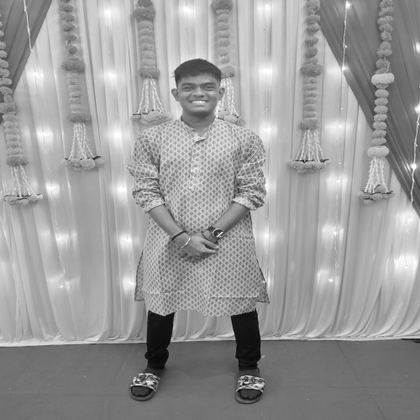
%> input picture img_3.tif, 420 x 420 px, shrunk from 500 x 500 before the run
$ octave LPF_Ideal_FreqDomain.m   (GNU Octave 9; MATLAB toolbox functions it lacks are replaced by stand-ins)
%> lines starting %> are read from the running program, lines starting %| are printed output that depends on the picture; in (x1, y1, x2, y2) boxes, pixels count from 0 and x2, y2 are one past the last pixel; in counts of white or black regions, pixels touching at a corner belong together; the program's own positions count from 1
%%%%%%% COMPUTING 2D DFT %%%%%%%%%%%%
clc,clear
f1 = double(imread('img_3.tif'));
%> f1: size 420x420x3 double; min 6, max 255, mean 154.7; mean of the top-left, top-right, bottom-left and bottom-right quarters 173.4, 161.9, 142.1, 141.5
[row,col] = size(f1);
%> row = 420; col = 1260
for x = 1:1:row
  for y = 1:1:col
    f(x,y) = f1(x,y) * (-1) ^ (x+y);
  endfor
endfor
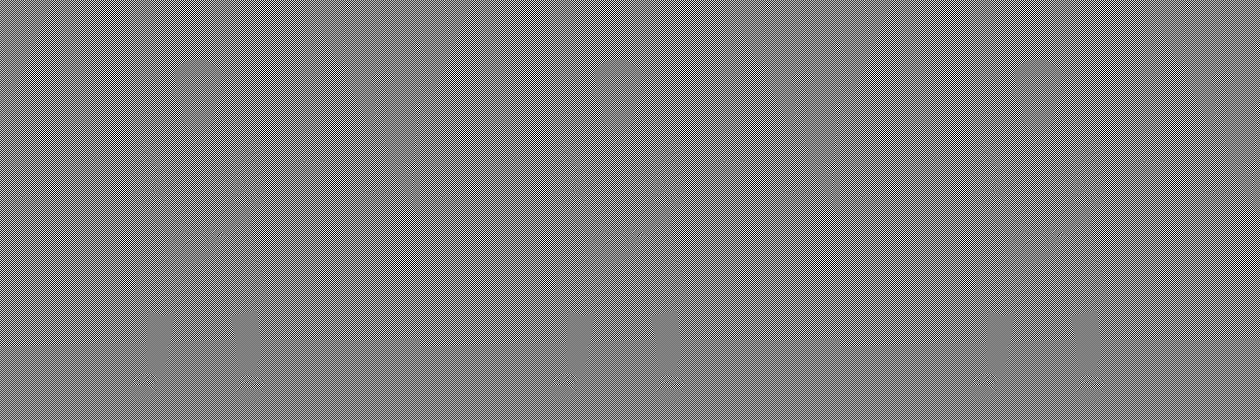
%> f: size 420x1260 double; min -255, max 255, mean 0; drawn with min black and max white
F = fft2(f);
figure(1), imshow(uint8(f1)), title("OG IMAGE")
figure(2), imagesc(log(1+abs(F))), title("MAG SPEC")
%> after `title("MAG SPEC")`:
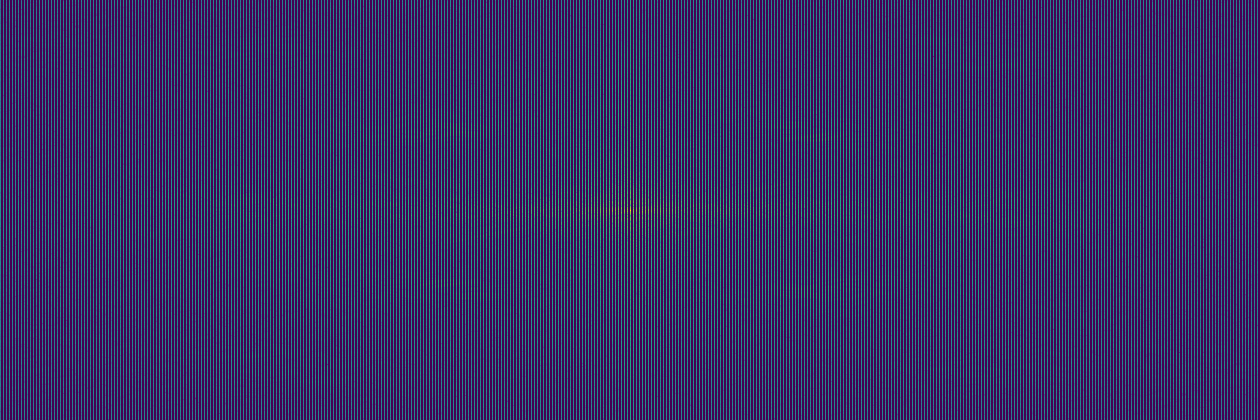
%> displayed picture: size 420x1260x3, on the screen's scale of 0 to 255; mean R, G, B 57, 47.7, 102.6

%%%%%%% COMPUTING 2D DFT ENDS %%%%%%%%%%%%

%%%%%%% DESIGNING OF H(u,v) %%%%%%%%%%%%
D0 = 35;
for u = 1:1:row
  for v = 1:1:col
    D(u,v) = sqrt((u-(row/2))^2 + (v-(col/2))^2);
    if D(u,v) <= D0
      H(u,v) = 1;
    else
      H(u,v) = 0;
    endif
  endfor
endfor
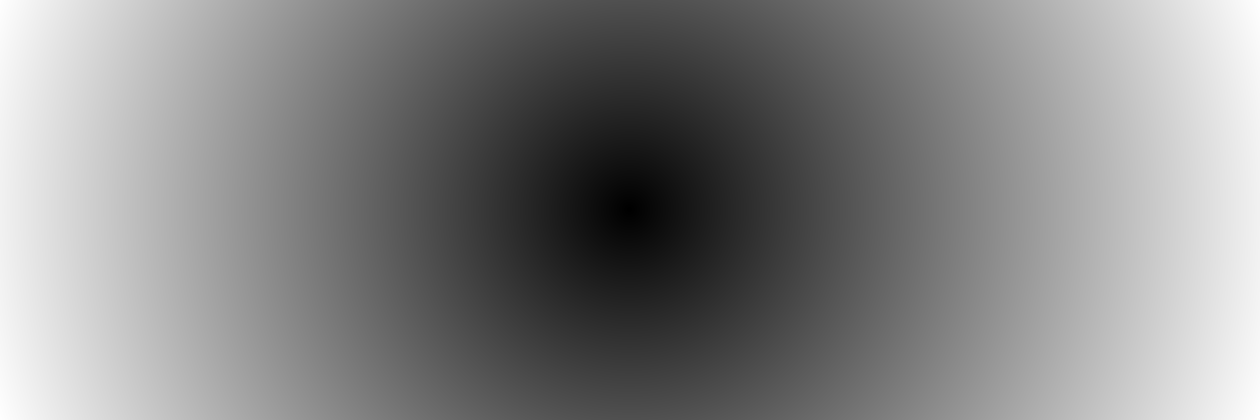
%> D: size 420x1260 double; min 0, max 664.1, mean 345.7; drawn with min black and max white
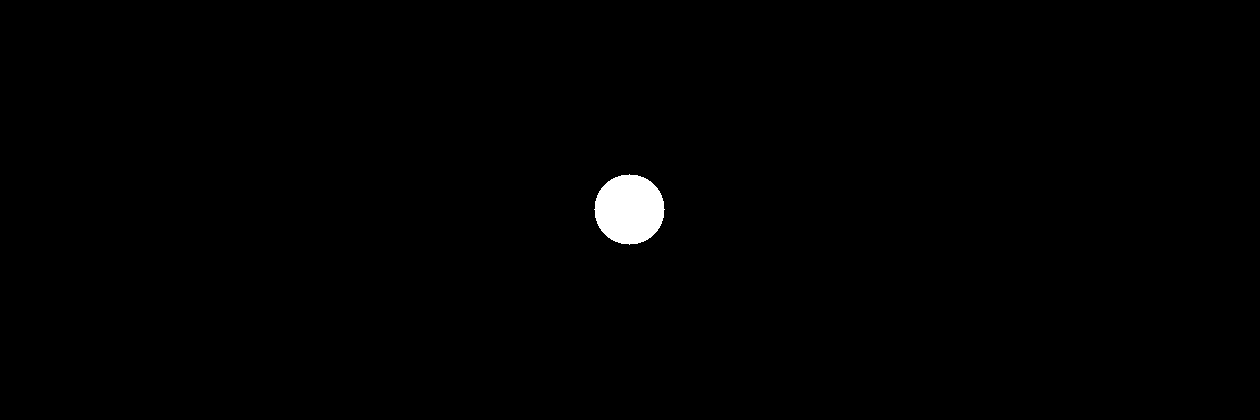
%> H: size 420x1260 double; values 0 (black) and 1 (white), 0.73% white; 1 white region, box (x1, y1, x2, y2) and area: (594, 174, 665, 245) 3853
figure(3), imshow(uint8(D)), title("DISTANCE IMAGE")
figure(4), imshow(H), title("FILTER")
figure(5), mesh(H)
%> after `mesh(H)`:
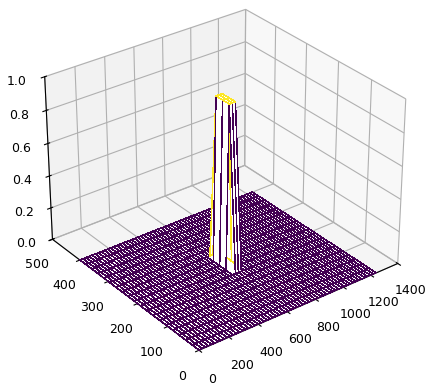
%> figure redrawn from the program's plot data

%%%%%%% DESIGNING OF H(u,v) ENDS %%%%%%%%%%%%

%%%%%%%% FILTERING %%%%%%%%%%%
G = F .* H;
g = ifft2(G);
figure(6), imshow(uint8(abs(g))), title("FILTERED IMAGE")
%> after `imshow(uint8(abs(g)))`:
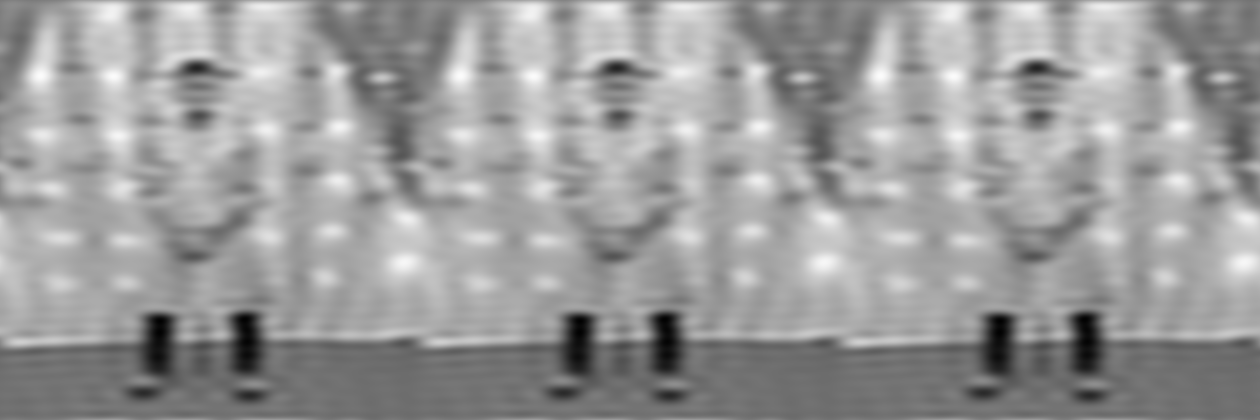
%> displayed picture: size 420x1260, on the screen's scale of 0 to 255; min 1, max 251, mean 154.7

%%%%%%% FILTERING ENDS %%%%%%%%%%%%
